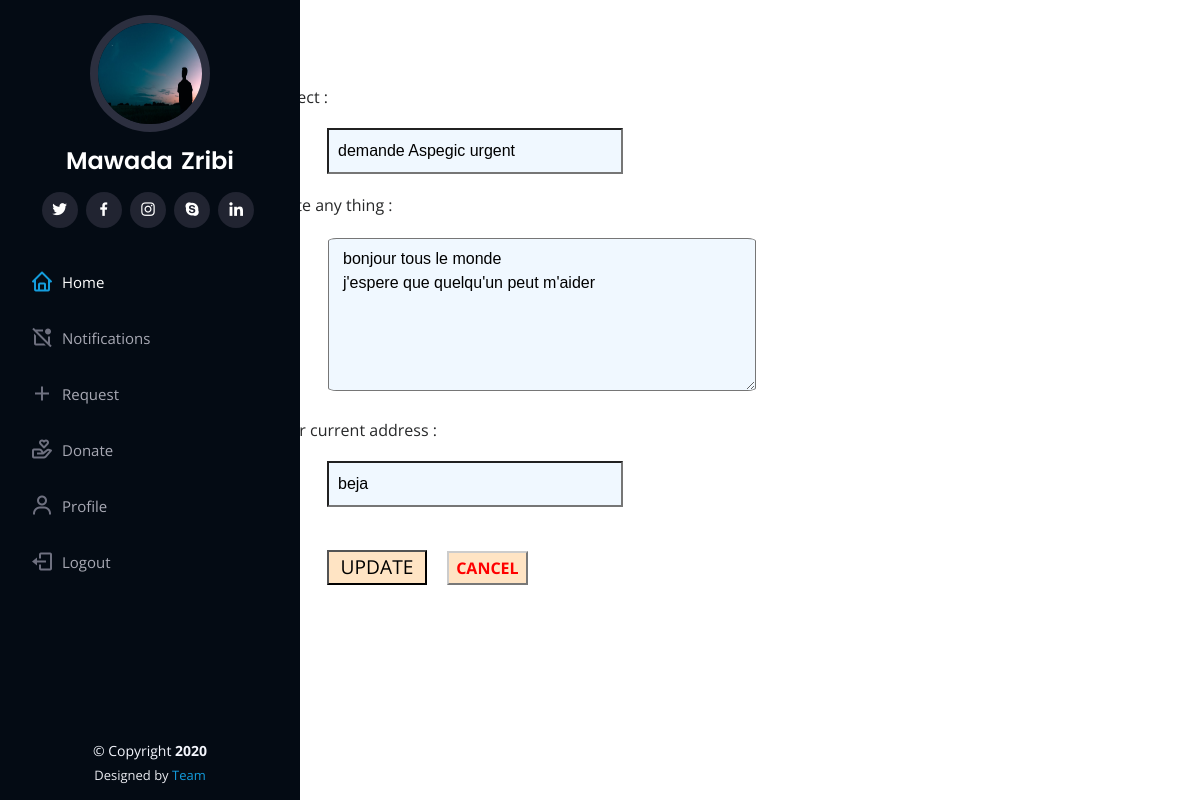
Page /update-post/59/ (signed in) on the committed database.
### user/models.py (models this page shows, shortened)
class Profile(models.Model):
    user = models.OneToOneField(User,on_delete=models.CASCADE)
    image = models.ImageField(default='default.jpg',upload_to='profile_images')
    phone_number = models.CharField(max_length=12)
    """def save(self, *args, **kwargs):
        super().save(*args, **kwargs)

        img = Image.open(self.image.path)
        if img.width > 300 or img.height > 300:
            output_size = (300, 300)
            img.thumbnail(output_size)
            img.save(self.image.path)"""

class Post(models.Model):
    title = models.CharField(max_length=100)
    slug_title = models.CharField(max_length=100,null=True)
    content = models.TextField()
    post_date = models.DateTimeField(default=timezone.now)
    post_update = models.DateTimeField(auto_now=True)
    author = models.ForeignKey(User, on_delete=models.CASCADE)
    current_place =models.CharField(max_length=50)
    show_post =models.CharField(max_length=6)
    post_type = models.CharField(choices=post_category,null=True,max_length=100)
    class Meta:
        ordering = ('post_date', )

### user/views.py (the view)
# urls.py: path('update-post/<int:post_id>/',views.update_post,name="update_post"),
@login_required(login_url='login')
def update_post(request,post_id):
    post_to_update = get_object_or_404(Post, pk=post_id)
    if request.method =='POST':
        post_to_update.title=request.POST['object']
        post_to_update.content=request.POST['content']
        post_to_update.current_place=request.POST['c_place']
        post_to_update.save()
        messages.success(request,'your post was updated succesfuly ')
    context={
        'post':post_to_update,
        'title':'Update post',
    }
    return render(request,'update_request.html',context)

### templates/update_request.html (shortened to what this page needs)
{% extends 'base.html' %}
{% block content %}
      <div class="container" >
        <div class="div1">
        </div>
        <div class="div2">
            <form method="POST">
                <p>
                     <p>* Object :</p>
                    <input type="text" name="object"   value="{{post.title}}" required>
                </p>
                <p>
                    <p> * Write any thing :</p>
                    <textarea name="content">{{ post.content}}</textarea>
                </p>
                <p>
                     <p>* Your current address :</p>
                    <input type="text" name="c_place" value="{{post.current_place}}"  required>
                </p>
                <input type="submit" value="UPDATE">
                <a class="a" href="{% url 'user:profile'%}"> <b>CANCEL</b> </a>
            </form>
            </div>
        </div>
{% endblock content %}

### templates/base.html (shortened to what this page needs)
{% load static %}
<!DOCTYPE html>
<html lang="en">
<head>
  <link rel="stylesheet" href="https://stackpath.bootstrapcdn.com/bootstrap/4.1.3/css/bootstrap.min.css">
  <link href="{% static 'mainSt/assets/vendor/bootstrap/css/bootstrap.min2.css' %}" rel="stylesheet">
  <link href="{% static 'mainSt/assets/vendor/icofont/icofont.min2.css' %}" rel="stylesheet">
  <link href="{% static 'mainSt/assets/vendor/boxicons/css/boxicons.min2.css' %}" rel="stylesheet">
  <link href="{% static 'mainSt/assets/vendor/venobox/venobox2.css' %}" rel="stylesheet">
  <link href="{% static 'mainSt/assets/vendor/owl.carousel/assets/owl.carousel.min2.css' %}" rel="stylesheet">
  <link href="{% static 'mainSt/assets/vendor/aos/aos2.css' %}" rel="stylesheet">
  <link href="{% static 'mainSt/assets/css/style22.css' %}" rel="stylesheet">
<body>
  <header id="header">
    <div class="d-flex flex-column">
      <div class="profile">
        <img src="{{ user.profile.image.url }}" alt="profile-image" class="rounded-circle">
        <h1 class="text-light"><a href="{% url 'user:my_profile' user.username %}"> {{ user.first_name|title }}<span style="margin-left: 8px;">{{ user.last_name|title  }}</span> </a></h1>
        <div class="social-links mt-3 text-center">
          <a href="#" class="twitter"><i class="bx bxl-twitter"></i></a>
          <a href="#" class="facebook"><i class="bx bxl-facebook"></i></a>
          <a href="#" class="instagram"><i class="bx bxl-instagram"></i></a>
          <a href="#" class="google-plus"><i class="bx bxl-skype"></i></a>
          <a href="#" class="linkedin"><i class="bx bxl-linkedin"></i></a>
        </div>
      </div>
      <nav class="nav-menu">
        <ul>
          <li class="active"><a href="{% url 'user:profile' %}"><i class="bx bx-home"></i> <span>Home</span></a></li>
            {% if nb_nots > 0 %}
              <li><a href="{% url 'user:notification' %}"><i class="bx bx-notification"></i> <span>Notifications</span> <div id="nots"> <span class="badge">{{nb_nots}}</span></div> </a> </li>
              {% else %}
            <li><a href="{% url 'user:notification' %}"><i class="bx bx-notification-off"></i><span>Notifications</span> </a></li>
            {% endif %}
          <li><a href="{% url 'user:newRequest' %}"><i class="bx bx-plus"></i> <span>Request </span></a></li>
          <li><a href="{% url 'user:newDonation' %}"><i class="bx bx-donate-heart">  </i> Donate </a></li>
          <li><a href="{% url 'user:my_profile' user.username %}"><i class="bx bx-user"></i> Profile</a></li>
          <li><a href="{% url 'user:logout' %}"><i class="bx bx-log-out"></i> Logout </a></li>
        </ul>
      </nav>
    </div>
  </header>
    {% block content %}
    {% endblock%}
  <footer id="footer">
    <div class="container">
      <div class="copyright">
        &copy; Copyright <strong><span>2020</span></strong>
      </div>
      <div class="credits">
        Designed by <a href="#">Team</a>
      </div>
    </div>
  </footer>
</body>
</html>

### static/mainSt/assets/css/style22.css (style rules this page uses)
body { font-family: "Open Sans", sans-serif; color: #272829; }
a { color: #149ddd; }
h1, h2, h3, h4, h5, h6 { font-family: "Raleway", sans-serif; }
#header { position: fixed; top: 0; left: 0; bottom: 0; width: 300px; transition: all ease-in-out 0.5s; z-index: 9999; transition: all 0.5s; padding: 0 15px; background: #040b14; overflow-y: auto; }
#header .profile img { margin: 15px auto; display: block; width: 120px; border: 8px solid #2c2f3f; }
#header .profile h1 { font-size: 24px; margin: 0; padding: 0; font-weight: 600; -moz-text-align-last: center; text-align-last: center; font-family: "Poppins", sans-serif; }
#header .profile h1 a, #header .profile h1 a:hover { color: #fff; text-decoration: none; }
#header .profile .social-links a { font-size: 18px; display: inline-block; background: #212431; color: #fff; line-height: 1; padding: 8px 0; margin-right: 4px; border-radius: 50%; text-align: center; width: 36px; height: 36px; transition: 0.3s; }
.nav-menu { padding-top: 30px; }
.nav-menu * { margin: 0; padding: 0; list-style: none; }
.nav-menu > ul > li { position: relative; white-space: nowrap; }
.nav-menu a { display: flex; align-items: center; color: #a8a9b4; padding: 12px 15px; margin-bottom: 8px; transition: 0.3s; font-size: 15px; }
.nav-menu a i { font-size: 24px; padding-right: 8px; color: #6f7180; }
.nav-menu a:hover, .nav-menu .active > a, .nav-menu li:hover > a { text-decoration: none; color: #fff; }
.nav-menu a:hover i, .nav-menu .active > a i, .nav-menu li:hover > a i { color: #149ddd; }
#footer { padding: 15px; color: #f4f6fd; font-size: 14px; position: fixed; left: 0; bottom: 0; width: 300px; z-index: 9999; background: #040b14; }
#footer .copyright { text-align: center; }
#footer .credits { padding-top: 5px; text-align: center; font-size: 13px; color: #eaebf0; }

### templates/base.html (style rules this page uses)
#header .profile img { margin: 15px auto; display: block; width: 120px; height: 117px; border: 8px solid #2c2f3f; }

### templates/update_request.html (style rules this page uses)
p { margin-left: 213px; margin-top: 0; margin-bottom: 19px; }
.a { color: red; background-color: bisque; padding: 4px 7px; margin-left: 16px; border: 2px outset #ccc; }
textarea { margin: 2px; font-family: sans-serif; line-height: inherit; width: 428px; height: 153px; border-radius: 2%; margin-left: 283px; background-color: aliceblue; padding: 8px 14px; }
input[type=text] { font-family: sans-serif; background-color: aliceblue; margin-left: 282px; overflow: visible; width: 296px; padding: 9px; }
input[type=submit] { font-size: larger; background-color: bisque; margin-left: 282px; width: 100px; margin-top: 24px; }
div.div1 { height: 66px; top: 0; padding: 20px 6px; }
div.div2 { top: 300px; bottom: 0; }

### rows in the picture
Post: object "demande Aspegic urgent", content "bonjour tous le monde j'espere que quelqu'un peut m'aider", c_place "beja"

### other values in the picture
{{ user.first_name|title }} "Mawada"
{{ user.last_name|title }} "Zribi"
